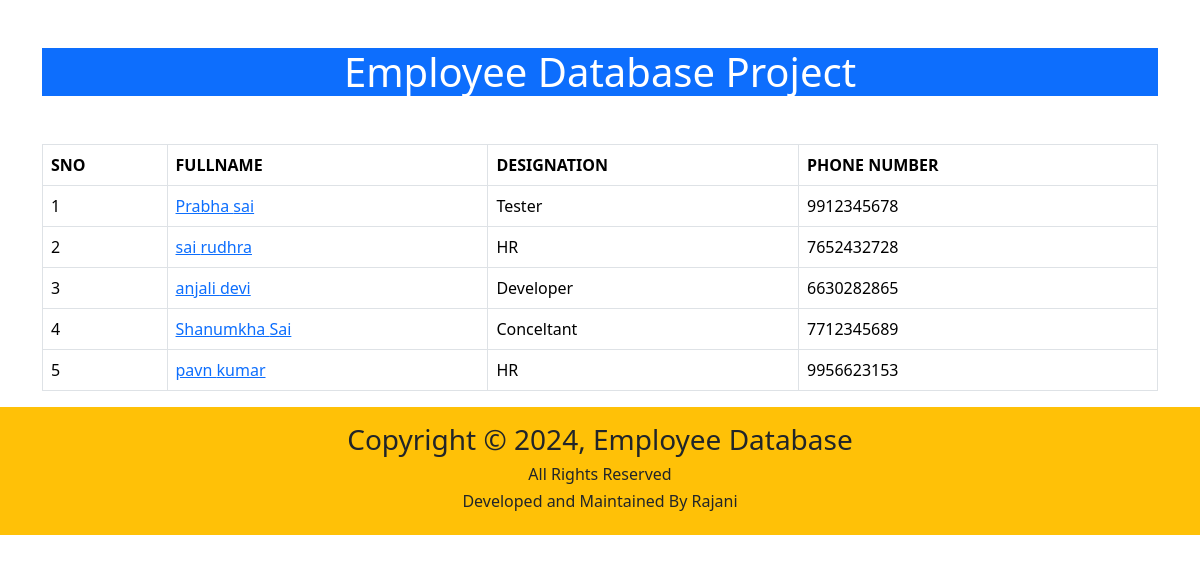
/home/, run on the app's committed database.
### salary/models.py (models this page shows, shortened)
class Employee(models.Model):
    first_name=models.CharField(max_length=100)
    last_name=models.CharField(max_length=100)
    photo=models.ImageField(upload_to='images')
    designation=models.CharField(max_length=100)
    email_address=models.EmailField(max_length=100,unique=True)
    phone_number=models.CharField(max_length=10,blank=True)

### employee/views.py (the view)
# urls.py: 2. Add a URL to urlpatterns:  path('', views.home, name='home')
def home(request):
    employees=Employee.objects.all()
    context={
        'employees':employees,
    }
    return render(request,'home.html',context)

### templates/home.html (shortened to what this page needs)
<!DOCTYPE html>
<html lang="en">
<head>
    <link href="https://cdn.jsdelivr.net/npm/bootstrap@5.3.3/dist/css/bootstrap.min.css" rel="stylesheet">
</head>
<body>
    <div class="container mt-5">
        <h1 class="bg-primary text-center text-white">Employee Database Project</h1>
    <table class="table table-bordered mt-5 table-hover">
        <thead class=text-uppercase>
          <tr>
            <th>SNo </th>
            <th>FullName</th>
            <th>Designation</th>
            <th>phone number </th>
          </tr>
        </thead>
        <tbody>
          {% for x in employees  %}
          <tr>
            <td>{{forloop.counter}}</td>
            <td><a href="{% url 'employee_detail' x.id %}">{{x.first_name}}  {{x.last_name}}</td></a>
            <td>{{x.designation}}</td>
            <td>{{x.phone_number}}</td>
          </tr>
          {% endfor %}
        </tbody>
      </table>
    </div>
    <footer class="p-3 bg-warning text-center">
        <div class="container">
          <div class="row">
            <div class="col">
            <h3>Copyright &copy; 2024, Employee Database </h3>
            <h6>All Rights Reserved</h6>
            <h6>Developed and Maintained By Rajani</h6>
            </div>
          </div>
        </div>
      </footer>
</body>
</html>

### data on the page
Employee: first_name "Prabha", last_name "sai", designation "Tester", phone_number "9912345678"
Employee: first_name "sai", last_name "rudhra", designation "HR", phone_number "7652432728"
Employee: first_name "anjali", last_name "devi", designation "Developer", phone_number "6630282865"
Employee: first_name "Shanumkha", last_name "Sai", designation "Conceltant", phone_number "7712345689"
Employee: first_name "pavn", last_name "kumar", designation "HR", phone_number "9956623153"
